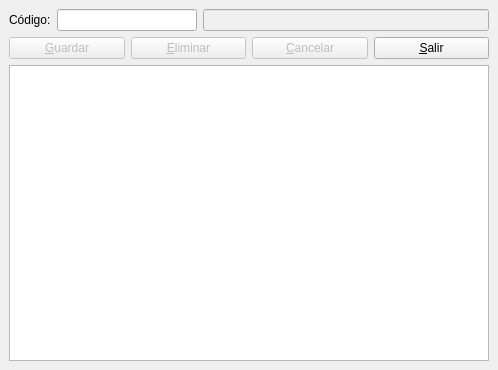
<ui version="4.0" >
 <author>José Manuel Díez Botella</author>
 <class>diarios</class>
 <widget class="QDialog" name="diarios" >
  <property name="geometry" >
   <rect>
    <x>0</x>
    <y>0</y>
    <width>498</width>
    <height>370</height>
   </rect>
  </property>
  <property name="windowTitle" >
   <string>Edición / Alta de diarios</string>
  </property>
  <layout class="QVBoxLayout" >
   <property name="spacing" >
    <number>6</number>
   </property>
   <property name="margin" >
    <number>9</number>
   </property>
   <item>
    <layout class="QHBoxLayout" >
     <property name="spacing" >
      <number>6</number>
     </property>
     <property name="margin" >
      <number>0</number>
     </property>
     <item>
      <widget class="QLabel" name="label" >
       <property name="text" >
        <string>Código:</string>
       </property>
      </widget>
     </item>
     <item>
      <widget class="QLineEdit" name="CodigoLineEdit" >
       <property name="maximumSize" >
        <size>
         <width>140</width>
         <height>16777215</height>
        </size>
       </property>
       <property name="maxLength" >
        <number>40</number>
       </property>
      </widget>
     </item>
     <item>
      <widget class="QLineEdit" name="DescripcionLineEdit" >
       <property name="enabled" >
        <bool>false</bool>
       </property>
       <property name="maxLength" >
        <number>255</number>
       </property>
      </widget>
     </item>
    </layout>
   </item>
   <item>
    <layout class="QHBoxLayout" >
     <property name="spacing" >
      <number>6</number>
     </property>
     <property name="margin" >
      <number>0</number>
     </property>
     <item>
      <widget class="QPushButton" name="BotonGuardar" >
       <property name="enabled" >
        <bool>false</bool>
       </property>
       <property name="text" >
        <string>&amp;Guardar</string>
       </property>
       <property name="icon" >
        <iconset resource="libroK.qrc" >
         <normaloff>:/images/librok-4.png</normaloff>:/images/librok-4.png</iconset>
       </property>
       <property name="default" >
        <bool>true</bool>
       </property>
      </widget>
     </item>
     <item>
      <widget class="QPushButton" name="BotonEliminar" >
       <property name="enabled" >
        <bool>false</bool>
       </property>
       <property name="text" >
        <string>&amp;Eliminar</string>
       </property>
       <property name="icon" >
        <iconset resource="libroK.qrc" >
         <normaloff>:/images/librok-17.png</normaloff>:/images/librok-17.png</iconset>
       </property>
       <property name="autoDefault" >
        <bool>false</bool>
       </property>
      </widget>
     </item>
     <item>
      <widget class="QPushButton" name="BotonCancelar" >
       <property name="enabled" >
        <bool>false</bool>
       </property>
       <property name="text" >
        <string>&amp;Cancelar</string>
       </property>
       <property name="icon" >
        <iconset resource="libroK.qrc" >
         <normaloff>:/images/librok-7.png</normaloff>:/images/librok-7.png</iconset>
       </property>
       <property name="autoDefault" >
        <bool>false</bool>
       </property>
      </widget>
     </item>
     <item>
      <widget class="QPushButton" name="BotonSalir" >
       <property name="text" >
        <string>&amp;Salir</string>
       </property>
       <property name="icon" >
        <iconset resource="libroK.qrc" >
         <normaloff>:/images/librok-52.png</normaloff>:/images/librok-52.png</iconset>
       </property>
       <property name="autoDefault" >
        <bool>false</bool>
       </property>
      </widget>
     </item>
    </layout>
   </item>
   <item>
    <widget class="QTableView" name="tabla" />
   </item>
  </layout>
 </widget>
 <resources>
  <include location="libroK.qrc" />
 </resources>
 <connections>
  <connection>
   <sender>BotonSalir</sender>
   <signal>clicked()</signal>
   <receiver>diarios</receiver>
   <slot>accept()</slot>
   <hints>
    <hint type="sourcelabel" >
     <x>372</x>
     <y>85</y>
    </hint>
    <hint type="destinationlabel" >
     <x>420</x>
     <y>107</y>
    </hint>
   </hints>
  </connection>
 </connections>
</ui>
